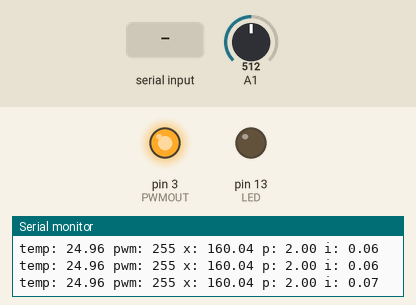
Bench run of a program on a simulated Arduino Nano, built with avr-gcc and run on an emulated ATmega328P. Parts: output pins drawn as LEDs (lit = HIGH), the last lines printed to the serial monitor. Dashed ring = blinking. The test bench sets the inputs (shaded band); at power-on: A1 = 512.

Above: at 1.2 s.
1.3 s: "t90\n" received over Serial
At 1.58 s:
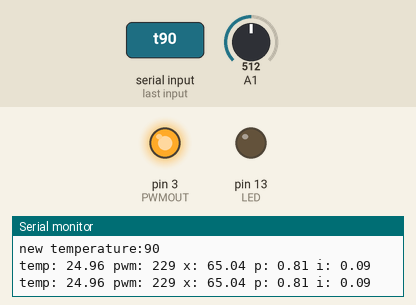
3.8 s: A1 set to 40
At 6.3 s:
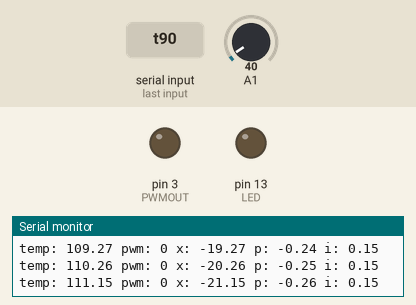
6.6 s: A1 set to 122
At 7.58 s:
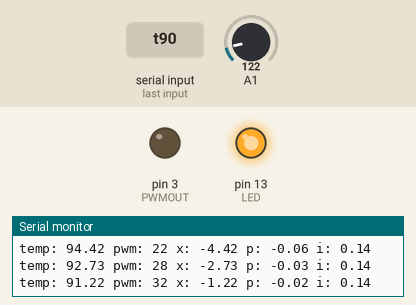
9.6 s: A1 set to 716
At 9.87 s:
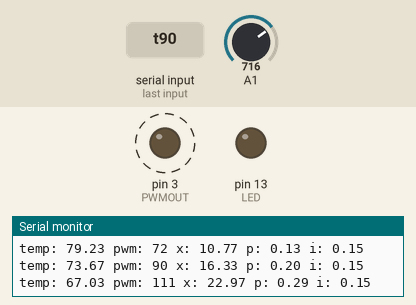
11.1 s: A1 set to 306
Timing chart, 0 to 14.1 s (numbered marks = the images above; inputs shaded):
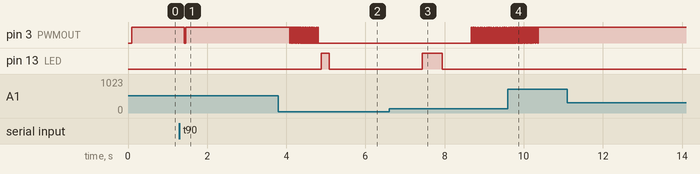

Measured:
- after the input at 1.3 s, pin 3 (PWMOUT): HIGH → LOW after 0.13 s, → HIGH 0.03 s later
- after the input at 3.8 s, pin 3 (PWMOUT): alternates HIGH for 0.01 s and LOW for 0.02 s, 45 changes in all, then stays LOW, starting after 0.29 s; pin 13 (LED): LOW → HIGH after 1.1 s, → LOW 0.20 s later
- after the input at 6.6 s, pin 3 (PWMOUT): alternates HIGH for 0.01 s and LOW for 0.02 s, starting after 2.1 s; pin 13 (LED): LOW → HIGH after 0.83 s, → LOW 0.51 s later
- after the input at 9.6 s, pin 3 (PWMOUT): goes on until 10.4 s, then stays HIGH

The program:

main.cpp
```cpp
#include <Arduino.h>

// Pins
#define PWMOUT 3
#define ADCIN A1
#define LED 13

// Control sample period
#define DT_MS 100


//PLA 180°C
//PET 185°C
//#define TARGET_TEMP 180
int TARGET_TEMP = 185;

//uart commands
#define MAX_BUFFER 50
char buffer[MAX_BUFFER];
int bufferpos = 0;


// PI Control parameters
#define P 0.0125f
#define I 0.0004f //0.0025f


//thermistor configuration
#define T0 (25.0f + 273.15f)
#define RT0 10000.0f   // Ω
#define B 3977.0f      // K
#define VCC 5.0f    //Supply voltage
#define R 10000.0f  //R=10KΩ


void setup() {
    // put your setup code here, to run once:

    Serial.begin(9600);

    pinMode(LED, OUTPUT);

    // analogReference(EXTERNAL);

    pinMode(PWMOUT, OUTPUT);
    TCCR2B = (TCCR2B & B11111000) | B00000111; // for PWM frequency of 31372.55 Hz

    analogWrite(PWMOUT, 0);
}


float analogReadMulti(int adc, unsigned long ms) {
    uint32_t start = micros();
    float sum = 0.0f;
    int n = 0;
    while (ms > 0) {
        yield();
        while ( ms > 0 && (micros() - start) >= 1000) {
            ms--;
            start += 1000;
        }
        sum += analogRead(adc);
        n++;
    }
    return sum / n;
}

float getTemp(void) {

    static float filtered = 0;

    float VRT = analogReadMulti(ADCIN, DT_MS); //Acquisition analog value of VRT

    // Serial.println(VRT);

    VRT = (5.00f / 1023.00f) * VRT; //Conversion to voltage
    float VR = VCC - VRT;
    float RT = VRT / (VR / R); //Resistance of RT

    float ln = log(RT / RT0);
    float TX = (1.0f / ((ln / B) + (1.0f / T0))); //Temperature from thermistor

    TX = TX - 273.15f; //Conversion to Celsius

    if (filtered == 0) filtered = TX;

    filtered = 0.9f * filtered + 0.1f * TX;

    return filtered;
}


void loop() {

    static float i = 0;

    float temp = getTemp();

    float x = TARGET_TEMP - temp;

    i += ((((float)DT_MS)/1000) * I) * x;
    if (i > 2.0f) i = 2.0f;
    if (i < -2.0f) i = -2.0f;

    float p = P * x;

    float y = p + i;

    if (y > 1) y = 1;
    if (y < 0) y = 0;

    int pwm = y * 255;
    analogWrite(PWMOUT, pwm);

    Serial.println("temp: " + ((String)temp) + " pwm: " + ((String)pwm) + " x: " + ((String)x) + " p: " + ((String)p) + " i: " + ((String)i));

    digitalWrite(LED, abs(x) < 3); //light up led if target reached

    //delay(DT_MS);

    while (Serial.available()) {
        char c = Serial.read();
        if (c == '\r' || c == '\n') {
            buffer[bufferpos] = 0;
            if (bufferpos <= 1) {
                break;
            }
            bufferpos = 0;
            int val = 0;
            if (sscanf(&buffer[1], "%d", &val)) {
                if (buffer[0] == 't') {
                    Serial.print("new temperature:");
                    Serial.println(val);
                    TARGET_TEMP = val;
                }
            }
        } else {
            buffer[bufferpos++] = c;
        }
        if (bufferpos > MAX_BUFFER) {
            bufferpos = 0;
        }
    }
}
```
